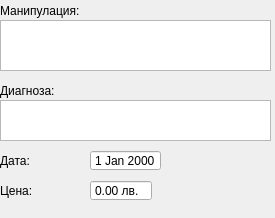
<?xml version="1.0" encoding="UTF-8"?>
<ui version="4.0">
 <class>CommonFields</class>
 <widget class="QWidget" name="CommonFields">
  <property name="geometry">
   <rect>
    <x>0</x>
    <y>0</y>
    <width>275</width>
    <height>218</height>
   </rect>
  </property>
  <property name="windowTitle">
   <string>CommonFields</string>
  </property>
  <widget class="QLabel" name="dateLabel">
   <property name="geometry">
    <rect>
     <x>0</x>
     <y>150</y>
     <width>47</width>
     <height>21</height>
    </rect>
   </property>
   <property name="text">
    <string>Дата:</string>
   </property>
  </widget>
  <widget class="QLabel" name="label_2">
   <property name="geometry">
    <rect>
     <x>0</x>
     <y>80</y>
     <width>61</width>
     <height>21</height>
    </rect>
   </property>
   <property name="text">
    <string>Диагноза:</string>
   </property>
  </widget>
  <widget class="DateEdit" name="dateEdit">
   <property name="geometry">
    <rect>
     <x>90</x>
     <y>150</y>
     <width>71</width>
     <height>21</height>
    </rect>
   </property>
   <property name="wrapping">
    <bool>false</bool>
   </property>
   <property name="frame">
    <bool>true</bool>
   </property>
   <property name="buttonSymbols">
    <enum>QAbstractSpinBox::NoButtons</enum>
   </property>
   <property name="currentSectionIndex">
    <number>0</number>
   </property>
  </widget>
  <widget class="SpinBox" name="priceSpinBox">
   <property name="geometry">
    <rect>
     <x>90</x>
     <y>180</y>
     <width>62</width>
     <height>21</height>
    </rect>
   </property>
   <property name="frame">
    <bool>true</bool>
   </property>
   <property name="buttonSymbols">
    <enum>QAbstractSpinBox::NoButtons</enum>
   </property>
   <property name="prefix">
    <string/>
   </property>
   <property name="suffix">
    <string> лв.</string>
   </property>
   <property name="maximum">
    <double>10000.000000000000000</double>
   </property>
  </widget>
  <widget class="QLabel" name="label_5">
   <property name="geometry">
    <rect>
     <x>0</x>
     <y>180</y>
     <width>61</width>
     <height>21</height>
    </rect>
   </property>
   <property name="text">
    <string>Цена:</string>
   </property>
  </widget>
  <widget class="TextEdit" name="diagnosisEdit">
   <property name="geometry">
    <rect>
     <x>0</x>
     <y>100</y>
     <width>271</width>
     <height>41</height>
    </rect>
   </property>
   <property name="acceptDrops">
    <bool>false</bool>
   </property>
   <property name="acceptRichText">
    <bool>false</bool>
   </property>
  </widget>
  <widget class="TextEdit" name="manipulationEdit">
   <property name="geometry">
    <rect>
     <x>0</x>
     <y>20</y>
     <width>271</width>
     <height>51</height>
    </rect>
   </property>
   <property name="acceptDrops">
    <bool>false</bool>
   </property>
   <property name="verticalScrollBarPolicy">
    <enum>Qt::ScrollBarAlwaysOff</enum>
   </property>
   <property name="horizontalScrollBarPolicy">
    <enum>Qt::ScrollBarAlwaysOff</enum>
   </property>
   <property name="acceptRichText">
    <bool>false</bool>
   </property>
  </widget>
  <widget class="QLabel" name="label_3">
   <property name="geometry">
    <rect>
     <x>0</x>
     <y>0</y>
     <width>81</width>
     <height>21</height>
    </rect>
   </property>
   <property name="text">
    <string>Манипулация:</string>
   </property>
  </widget>
 </widget>
 <layoutdefault spacing="6" margin="11"/>
 <customwidgets>
  <customwidget>
   <class>DateEdit</class>
   <extends>QDateEdit</extends>
   <header>View/uiComponents/qt_derived/DateEdit.h</header>
  </customwidget>
  <customwidget>
   <class>TextEdit</class>
   <extends>QTextEdit</extends>
   <header>View/uiComponents/qt_derived/TextEdit.h</header>
  </customwidget>
  <customwidget>
   <class>SpinBox</class>
   <extends>QDoubleSpinBox</extends>
   <header>View/uiComponents/qt_derived/SpinBox.h</header>
  </customwidget>
 </customwidgets>
 <resources/>
 <connections/>
</ui>
